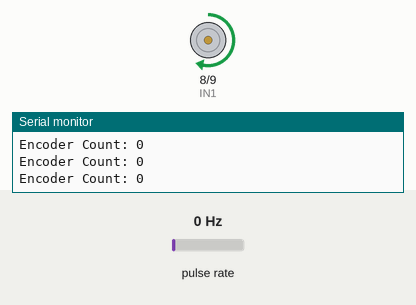
Bench run of a sketch on a simulated Arduino Uno, built with avr-gcc and run on an emulated ATmega328P. Parts: motor-driver pin pairs drawn as motors (green arrow = first pin HIGH = forward, orange = second pin HIGH = backward, longer = more drive, scaled by the enable pin), the last lines printed to the serial monitor. Wiring (inferred from the names in the program): pulse sensor: data pin 2. The inputs (shaded band) are chosen by the test bench; at power-on: pulse rate 0 Hz.

Above: at 1.2 s.
1.3 s: pulse rate (sensor on pin 2) set to 67 Hz
4.3 s: pulse rate (sensor on pin 2) set to 73 Hz
At 5.5 s:
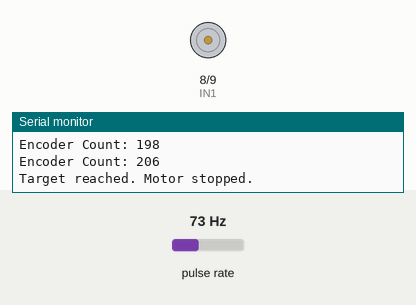
Timing chart, 0 to 7.3 s (numbered marks = the images above; inputs shaded):
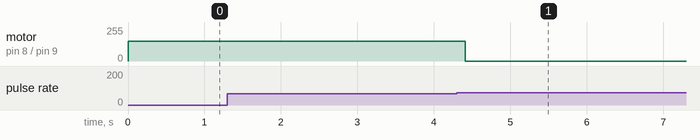

Measured:
- the behaviour switches between 69 and 70 Hz on pulse rate (sensor on pin 2) (found by bisection; images 0 and 1)

The sketch:

encoder_stop_motor.ino
```cpp
// Encoder + Motor Stop at Target Distance
volatile long encoderCount = 0;

const int encoderPin = 2;

// Motor pins
const int IN1 = 8;
const int IN2 = 9;
const int ENA = 10;

const long targetPulses = 200;   // distance target

void encoderISR() {
  encoderCount++;
}

void setup() {
  pinMode(encoderPin, INPUT_PULLUP);

  pinMode(IN1, OUTPUT);
  pinMode(IN2, OUTPUT);
  pinMode(ENA, OUTPUT);

  Serial.begin(9600);

  attachInterrupt(digitalPinToInterrupt(encoderPin), encoderISR, RISING);

  // Motor forward
  digitalWrite(IN1, HIGH);
  digitalWrite(IN2, LOW);
  analogWrite(ENA, 150);   // motor speed
}

void loop() {
  Serial.print("Encoder Count: ");
  Serial.println(encoderCount);

  if (encoderCount >= targetPulses) {
    // Stop motor
    analogWrite(ENA, 0);
    digitalWrite(IN1, LOW);
    digitalWrite(IN2, LOW);

    Serial.println("Target reached. Motor stopped.");

    while (1); // stop loop permanently
  }

  delay(100);
}
```
